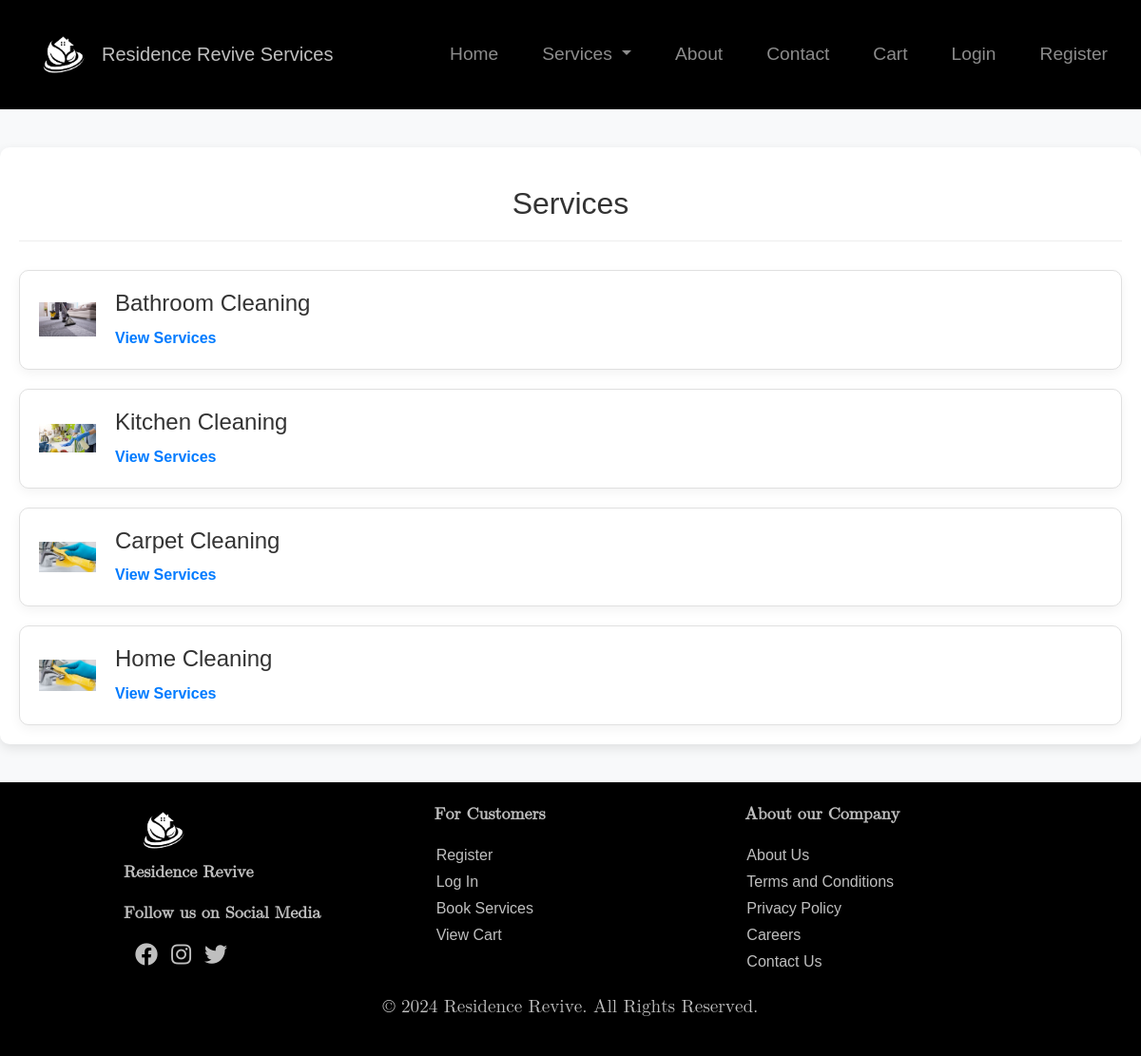
Screenshot of /subcategory.php?category_id=1 with the database file from the repository.
### tables this page shows
CREATE TABLE IF NOT EXISTS sub_categories (
    sub_category_id INT PRIMARY KEY,
    sub_category_name VARCHAR(100) NOT NULL UNIQUE
);

### includes/functions.php (called while the page is built, shortened)
<?php
function getSubCategories($conn, $category_id)
{
    $sql = "SELECT  DISTINCT sc.sub_category_id, sc.sub_category_name
            FROM sub_categories sc
            INNER JOIN category_subcategory_service_mapping csm ON sc.sub_category_id = csm.sub_category_id
            WHERE csm.category_id = ?";
    $stmt = $conn->prepare($sql);
    $stmt->bind_param("i", $category_id);
    $stmt->execute();
    $result = $stmt->get_result();
    $subcategories = [];
    if ($result->num_rows > 0) {
        while ($row = $result->fetch_assoc()) {
            $subcategories[] = $row;
        }
    }
    return $subcategories;
}
?>

### subcategory.php (the view, shortened to what this page needs)
<?php
include 'config/db.php';
include 'includes/functions.php';
include 'includes/header.php';
?>
<!DOCTYPE html>
<html lang="en">
<head>
    <link rel="stylesheet" href="css/subcategory.css">
</head>
<body>
    <div class="subcategories">
        <h3>Services</h3>
        <div class="subcategory">
            <?php
            $category_id = isset($_GET['category_id']) ? intval($_GET['category_id']) : 0;
            $subcategories = getSubCategories($conn, $category_id);
            foreach ($subcategories as $subcategory) {
            ?>
            <div class="subcategory-card" data-sub-category-id="<?php echo $subcategory['sub_category_id']; ?>">
                <?php
                $sub_icons = [
                    'Bathroom Cleaning' => './images/slider_1.png',
                    'Kitchen Cleaning' => './images/slider_2.png',
                    'Carpet Cleaning' => './images/slider_3.png',
                    'Home Cleaning' => './images/slider_3.png',
                ];
                ?>
                <?php if (isset($sub_icons[$subcategory['sub_category_name']])): ?>
                    <img src="<?php echo $sub_icons[$subcategory['sub_category_name']]; ?>"
                        alt="<?php echo $subcategory['sub_category_name']; ?> icon" class="subcategory-icon">
                <?php else: ?>
                    <img src="images/default.png" alt="Default icon" class="subcategory-icon">
                <?php endif; ?>
                <div class="subcategory-info">
                    <h2><?php echo $subcategory['sub_category_name']; ?></h2>
                    <a href="#" class="view-services" data-sub-category-id="<?php echo $subcategory['sub_category_id']; ?>">View Services</a>
                </div>
            </div>
            <?php } ?>
        </div>
    </div>
    <?php include 'includes/footer.php'; ?>
</body>
</html>

### css/styles.css (style rules this page uses)
body { font-family: Arial, sans-serif; margin: 0; padding: 0; }

### css/subcategory.css (style rules this page uses)
body { font-family: 'Roboto', sans-serif; background-color: #f8f9fa; margin: 0; padding: 0; }
.subcategories { max-width: 1200px; margin: 40px auto; padding: 20px; background-color: #ffffff; border-radius: 10px; box-shadow: 0 4px 12px rgba(0, 0, 0, 0.1); }
.subcategories h3 { text-align: center; font-size: 2rem; color: #333; padding: 20px 0; border-bottom: 1px solid #eee; margin-bottom: 30px; font-weight: 500; }
.subcategory { display: flex; flex-direction: column; gap: 20px; }
.subcategory-card { display: flex; padding: 20px; background-color: #ffffff; border: 1px solid #e0e0e0; border-radius: 10px; box-shadow: 0 4px 12px rgba(0, 0, 0, 0.05); transition: transform 0.3s ease, box-shadow 0.3s ease; align-items: center; gap: 20px; }
.subcategory-card img { max-width: 60px; height: auto; }
.subcategory-info { flex: 1; display: flex; flex-direction: column; gap: 10px; }
.subcategory-info h2 { font-size: 1.5rem; color: #333; margin: 0; font-weight: 500; }
.subcategory-info a { color: #007bff; text-decoration: none; font-weight: bold; }

### rows the page displays
sub_categories: shows a picture, sub_category_name "Bathroom Cleaning"
sub_categories: shows a picture, sub_category_name "Kitchen Cleaning"
sub_categories: sub_category_name "Carpet Cleaning"
sub_categories: sub_category_name "Home Cleaning"
